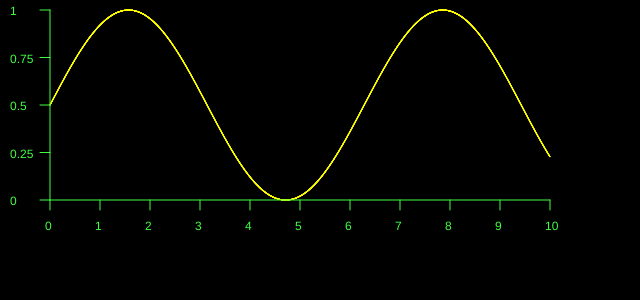
Frame 1 (no input)
Frame 2 (the mouse pressed at the canvas centre, redrawn once): identical to frame 1, image omitted

The p5.js sketch that drew this single still picture (run headless with seeded random() and noise() and a simulated clock; the mouse was pressed at the canvas centre and the sketch redrawn once):

// p5.js sketch
// ── sketch.js
let checkbox;
let f;

function drawAxis(w, h, scaleW) {
  stroke(64, 255, 64);
  fill(64, 255, 64);

  // y axis
  line(0, 0, 0, h);
  for (let i = 0; i <= 1; i += 0.25) {
    const pos = h * i;
    push();
    translate(0, pos);
    scale(1, -1);
    line(-10, 0, 0, 0);
    noStroke();
    text(i, -40, 5);
    pop();
  }

  // x axis
  line(0, 0, w, 0);
  for (let i = 0; i <= scaleW; i += 1) {
    const pos = (w / scaleW) * i;
    push();
    translate(pos, 0);

    line(0, 0, 0, -10);
    scale(1, -1);
    noStroke();
    text(i, -5, 30);
    pop();
  }
}

function drawLine(w, h, scaleW, increment, withBlur, f) {
  const xScale = w / scaleW;
  stroke(255, 255, 0);
  noFill();
  const points = [];
  for (let i = 0; i <= scaleW; i += increment) {
    points.push({ x: i * xScale, y: f(i) * h });
  }

  const drawShape = () => {
    beginShape(POINTS);
    points.forEach(({ x, y }) => {
      vertex(x, y);
    });
    endShape();
  };
  if (withBlur) {
    strokeWeight(5);
    drawShape();
    push(); // filter appears to undo our transformations so we guard the state
    filter(BLUR, 6);
    pop();
  }

  strokeWeight(1);
  drawShape();
}

function setFunction(mode) {
  switch (mode) {
    case "Fake random":
      f = fakeRandom;
      break;
    case "Built-in random()":
      f = builtinRandom;
      break;
    case "Simplistic noise":
      f = noise1;
      break;
    case "Hermite interpolation noise":
      f = noise2;
      break;
    case "Perlin noise":
      f = noise3;
      break;
    case "Ramp":
      f = ramp;
      break;
    case "Sine":
      f = sineTest;
      break;
  }
  redraw();
}

function setup() {
  createCanvas(640, 300);

  checkbox = createCheckbox("Blur", false);
  checkbox.position(10, height + 20);
  checkbox.changed(redraw);

  const modeSelector = createSelect();
  modeSelector.position(20, height + 40);
  modeSelector.option("Sine");
  modeSelector.option("Fake random");
  modeSelector.option("Built-in random()");
  modeSelector.option("Ramp");
  modeSelector.option("Simplistic noise");
  modeSelector.option("Hermite interpolation noise");
  modeSelector.option("Perlin noise");

  noLoop();
  modeSelector.changed(() => setFunction(modeSelector.value()));
  setFunction(modeSelector.value());
}

function draw() {
  background(0);
  push();
  translate(50, 200);
  scale(1, -1);

  drawLine(500, 190, 10, 0.001, checkbox.checked(), f);
  drawAxis(500, 190, 10);
  pop();
}

/* Random and noise functions */

const sineTest = (i) => (sin(i) + 1) / 2;

const fakeRandom = (i) => Math.abs((sin(i) * 10000) % 1);

const ramp = (i) => max(random(), random());

const builtinRandom = () => random();

const noise1 = (i) => {
  const f = i % 1;
  const x = Math.floor(i);

  return lerp(fakeRandom(x), fakeRandom(x + 1), f);
};

const noise2 = (i) => {
  const f = i % 1;
  const u = (3 - 2 * f) * f * f; // Hermite interpolation "smoothstep"
  const x = Math.floor(i);

  return lerp(fakeRandom(x), fakeRandom(x + 1), u);
};

const noise3 = (i) => {
  const f = i % 1;

  const u = ((6 * f - 15) * f + 10) * f * f * f; // Perlin smooth step
  const x = Math.floor(i);

  return lerp(fakeRandom(x), fakeRandom(x + 1), u);
};
